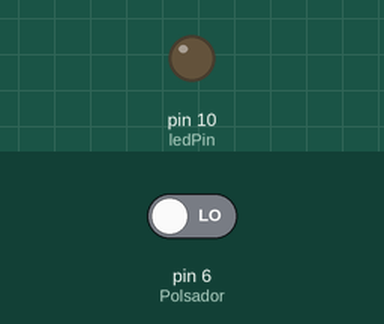
This sketch was run on a simulated Arduino Uno, built with avr-gcc and run on an emulated ATmega328P. Shown: output pins drawn as LEDs (lit = HIGH). Inputs (shaded band) come from the test bench; at power-on: pin 6 (Polsador) LOW.

Above: at 1.2 s.
1.3 s: pin 6 (Polsador) driven HIGH
At 2.1 s:
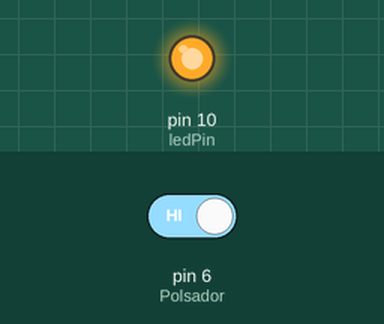
3.1 s: pin 6 (Polsador) driven LOW
At 4.7 s:
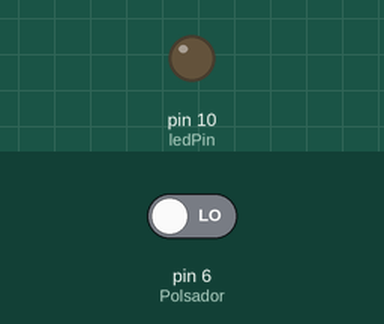
Timing chart, 0 to 6.2 s (numbered marks = the images above; inputs shaded):
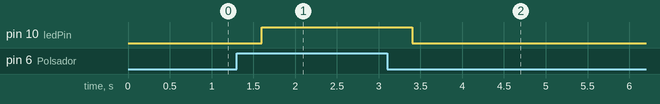

Measured:
- after the input at 1.3 s, pin 10 (ledPin): LOW → HIGH after 0.30 s
- after the input at 3.1 s, pin 10 (ledPin): HIGH → LOW after 0.30 s

The sketch:

WithScratch.ino
```cpp
/************************************************************************
**                                                                     **
**                              TÍTOL:                                 **
**              Posar un nom representatiu del programa                **
**                                                                     **
** NOM: Roger Montalvo                                  DATA: 24/1/17  **
************************************************************************/
//**************************** INCLUDE **********************************


//*************************** VARIABLES *********************************
int ledPin = 10;
int Polsador = 6;
int val;

//**************************** SETUP ************************************


void setup() {                            // CONDICIONS INICIALS

pinMode(ledPin,OUTPUT);

pinMode(Polsador,INPUT);
             }

//**************************** LOOP *************************************

void loop() {   // BUCLE
 val= digitalRead(Polsador); //Assigno valor del Polsador a la variable val ; = és per assignar (Bobina) == és per comparar.
 delay(200);
 if (val==1){
 digitalWrite (ledPin, HIGH);
   ;
  }
   //digitalWrite (ledpin2, HIGH) ;
 else {
 digitalWrite (ledPin, LOW) ;
   ;
  }


  }

//*************************** FUNCIONS **********************************
```
